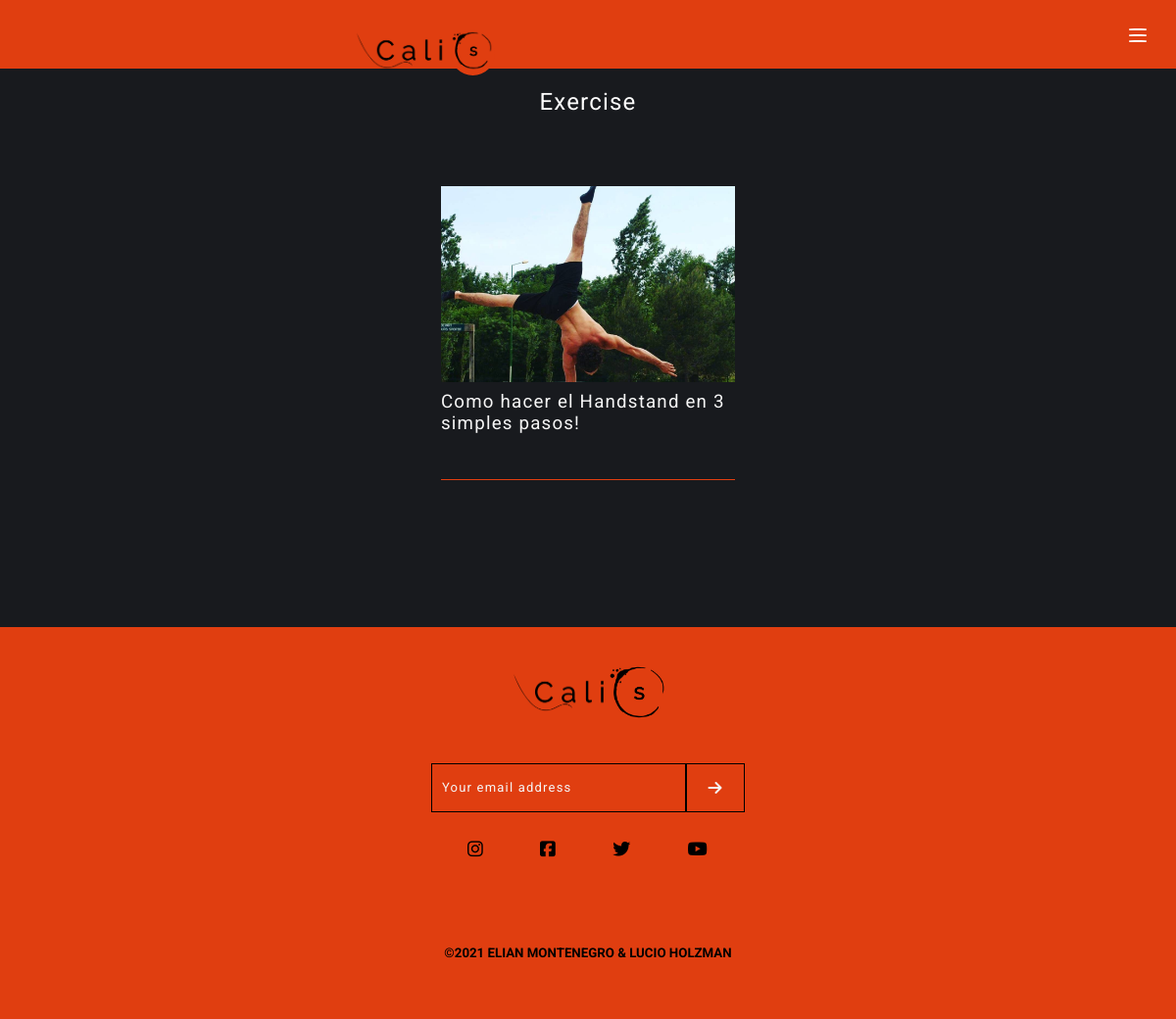
Page /categoryBlog?id=8 on the committed database.
### tables this page shows
CREATE TABLE `blog` (
  `id` int(200) NOT NULL,
  `idCategory` int(200) NOT NULL,
  `title` varchar(100) NOT NULL,
  `content` longtext NOT NULL,
  `slug` varchar(200) NOT NULL,
  `cover` tinyint(1) NOT NULL,
  `public` tinyint(1) NOT NULL,
  `image` blob NOT NULL,
  `resume` varchar(250) NOT NULL,
  `time` date NOT NULL DEFAULT current_timestamp()
);

### libs/view.php (called while the page is built, shortened)
<?php
class View{
    function render($nombre, $data = []){
        $this->d = $data;
        require 'views/' . $nombre . '.php';
    }
}
?>

### controllers/categoryBlog.php (called while the page is built, shortened)
<?php
class CategoryBlog extends Controller{
    function render(){
        if($this->existGET(['id'])){
            $id = $_GET['id'];
        }
        $blogModel = new CategoryBlogModel();
        $blogByCategory =  $blogModel->getBlogByCategory($id);
        $categoryModel = new CategoryModel();
        $allCategories = $categoryModel->getAll();
        $this->view->render('categoryBlog', [
            'blogByCategory' => $blogByCategory,
            'allCategories' => $allCategories
        ]);
    }
}
?>

### index.php (called while the page is built, shortened)
<?php
require_once 'libs/connection.php';
require_once 'libs/view.php';
include_once 'models/categoryBlogModel.php';
$app = new App();
?>

### models/categoryBlogmodel.php (called while the page is built, shortened)
<?php
class CategoryBlogModel extends Model  {
    private $idCategory;
    private $title;
    private $image;
    private $slug;
    public function getIdCategory()     {return $this->idCategory;}
    public function getTitle()  {return $this->title;}
    public function getImage()  {return $this->image;}
    public function getSlug()   {return $this->slug;}
    public function getBlogByCategory($id){
        $items = [];
        try {
            $query = $this->query('SELECT title, resume, slug, image , idCategory FROM blog WHERE idCategory = ' . $id);
            while ($p = $query->fetch(PDO::FETCH_ASSOC)) {
                $blog = new CategoryBlogModel();
                $blog->from($p);
                array_push($items, $blog);
            }
            return $items;
        } catch (PDOException $e) {
            error_log('BlogModel::getBlogByCategory->PDOExeption ' . $e);
        }
    }
    public function from($array){
        $this->title = $array['title'];
        $this->idCategory = $array['idCategory'];
        $this->image = $array['image'];
        $this->slug = $array['slug'];
    }
}
?>

### libs/connection.php (called while the page is built, shortened)
<?php
class Connection{
    private $host;
    private $db;
    private $user;
    private $password;
    private $charset;
    public function __construct(){
        $this->host = constant('HOST');
        $this->db = constant('DB');
        $this->user = constant('USER');
        $this->password = constant('PASSWORD');
        $this->charset = constant('CHARSET');
    }
    function connect(){
        try{
            $connection = "mysql:host=" . $this->host . ";dbname=" . $this->db . ";charset=" . $this->charset;
            $options = [
                PDO::ATTR_ERRMODE            => PDO::ERRMODE_EXCEPTION,
                PDO::ATTR_EMULATE_PREPARES   => false,
            ];
            $pdo = new PDO($connection, $this->user, $this->password, $options);
            return $pdo;
        }catch(PDOException $e){
            error_log('Error connection: ' . $e->getMessage());
        }
    }
}
?>

### libs/model.php (called while the page is built, shortened)
<?php
class Model {
    function __construct()
    {
        $this->db = new Connection();
    }
    function query($query){
        return $this->db->connect()->query($query);
    }
}
?>

### views/categoryBlog.php (the view, shortened to what this page needs)
<?php
    $blogByCategory = $this->d['blogByCategory'];
?>
<!DOCTYPE html>
<html lang="en">
<head>
    <link rel="stylesheet" href="<?php echo constant('URL'); ?>/static/css/style.css">
    <link rel="stylesheet" href="<?php echo constant('URL'); ?>/static/css/category.css">
    <link rel="stylesheet" href="<?php echo constant('URL'); ?>/static/css/header.css">
    <link rel="stylesheet" href="<?php echo constant('URL'); ?>/static/css/footer.css">
</head>
<body>
    <main>
        <?php
            $id = $blogByCategory[0]->getIdCategory() ;
        ?>
        <h2 class='name-category'> <?php echo ($id == 4  ?  'Routines' :  ($id == 8 ? 'Exercise' : ($id == 9 ? 'Healthy' : 'no')))  ?> </h2>
        <section class="articles-container">
            <?php
            if($blogByCategory === NULL){
                echo 'ashee';
            }else{
                foreach ($blogByCategory as $blog ) {    ?>
                <article class="article">
                    <div class="article-image">
                        <a href="<?php echo constant('URL'); ?>blog?slug=<?php echo $blog->getSlug() ?>">
                            <img  src="<?php echo constant('URL') ?>static/img/image/<?php echo $blog->getImage() ?>" >
                        </a>
                    </div>
                    <div class="article-info">
                        <a href="<?php echo constant('URL'); ?>blog?slug=<?php echo $blog->getSlug() ?>">
                            <h3 class="article-info-title"><?php   echo $blog->getTitle() ?></h3>
                        </a>
                    </div>
                </article>
            <?php }
            }
            ?>
        </section>
    </main>
</body>
</html>

### static/css/style.css (style rules this page uses)
html { line-height:1.15;-webkit-text-size-adjust:100% }
body { margin:0 }
main { display:block }
a { background-color:transparent }
img { border-style:none }
button,input,optgroup,select,textarea { font-family:inherit;font-size:100%;line-height:1.15;margin:0 }
button,input { overflow:visible }
button,select { text-transform:none }
[type=button],[type=reset],[type=submit],button { -webkit-appearance:button }
:root { --main-color: #E03E10; --main-bg-color : #181A1E; }
* { margin: 0; padding: 0; box-sizing: border-box; font-family: 'Roboto', sans-serif; }
body { width: 100%; background-color: rgb(245, 245, 245); }
p, i, h1, h2, h3, h4, span, a, label, button, input, input::placeholder { letter-spacing: 1.2px; color: rgb(245, 245, 245); font-weight: 400; }
label, input, input::placeholder { font-size: 13px; }
a { text-decoration: none; }
input, button, textarea { outline: none; }

### static/css/category.css (style rules this page uses)
@media only screen and (min-width:300px) { main { width: 100%; min-height: 80vh; padding-top: 70px; height: auto; background-color: var(--main-bg-color); } }
@media only screen and (min-width:300px) { main .name-category { height: 70px; width: 100%; display: flex; justify-content: center; align-items: center; color: white; } }
@media only screen and (min-width:300px) { main .articles-container { height: auto; width: 100%; padding: 30px 0px; display: flex; flex-direction: column; justify-content: center; align-items: center; } }
@media only screen and (min-width:300px) { main .articles-container .article { height: 300px; width: 300px; margin: 20px 0px; } }
@media only screen and (min-width:300px) { main .articles-container .article .article-image { width: 100%; height: 200px; } }
@media only screen and (min-width:300px) { main .articles-container .article .article-image a img { height: 100%; width: 100%; object-fit:cover; } }
@media only screen and (min-width:300px) { main .articles-container .article .article-info { height: 100px; padding-top:10px ; border-bottom: 1px solid var(--main-color); } }

### static/css/header.css (style rules this page uses)
@media only screen and (min-width:300px) { header { width: 100%; height: 70px; display: flex; align-items: center; background-color: var(--main-color); position: fixed; z-index: 9; } }
@media only screen and (min-width:300px) { header .logo-header { width: 80%; height: auto; } }
@media only screen and (min-width:300px) { header .logo-container { width: auto; position: absolute; display: flex; top: 45%; left: 30%; z-index: 19; } }
@media only screen and (min-width:300px) { header .logo-container .logo-part { height: 45px; width: 100px; } }
@media only screen and (min-width:300px) { header .logo-container .logo-part img { width: 95%; height: 90%; object-fit: cover; } }
@media only screen and (min-width:300px) { header .logo-container .logo { height: 45px; width: 45px; z-index: 19; } }
@media only screen and (min-width:300px) { header .logo-container .logo img { width: 95%; height: 90%; object-fit: cover; } }
@media only screen and (min-width:300px) { header .logo-container .circle { height: 45px; width: 45px; border-radius: 100%; z-index: 9; background-color: var(--main-color); } }
@media only screen and (min-width:300px) { header .hamburger-header { width: 20%; position: relative; height: 100%; display: flex; justify-content: center; align-items: center; transition: all .5s ease-in-out; } }
@media only screen and (min-width:300px) { header .hamburger-header .hamburger { position: absolute; top: 35px; right: 30px; width: 18px; height: 2px; background-color: #fff; border-radius: 30%; transition: all .5s ease-in-out; } }
@media only screen and (min-width:300px) { header .hamburger-header .hamburger::before, header .hamburger-header .hamburger::after { content: ''; position: absolute; width: 18px; height: 2px; background-color: #fff; border-radius: 30%; transition: all .5s ease-in-out; } }
@media only screen and (min-width:300px) { header .hamburger-header .hamburger::before { transform: translateY(-6px); } }
@media only screen and (min-width:300px) { header .hamburger-header .hamburger::after { transform: translateY(6px); } }

### rows in the picture
blog: image (picture), title "Como hacer el Handstand en 3 simples pasos!"
